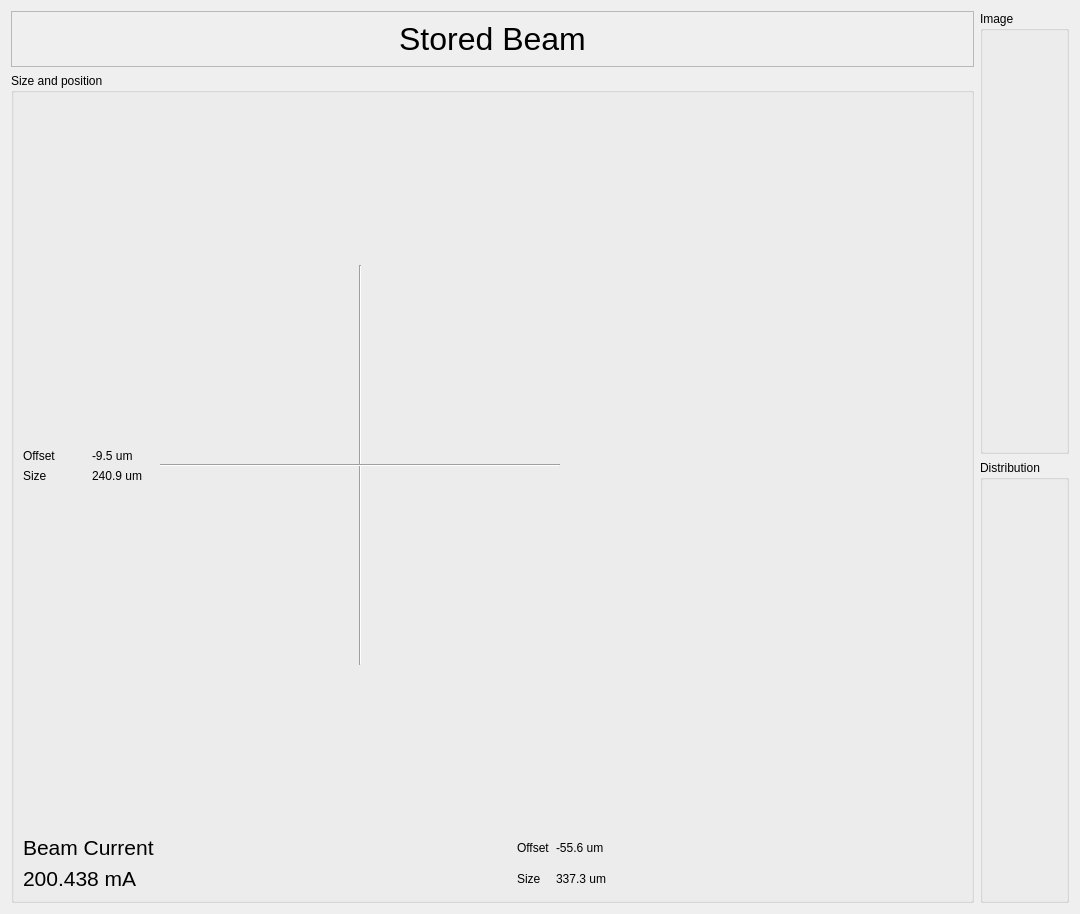
<?xml version='1.0' encoding='UTF-8'?>
<ui version="4.0">
 <class>Form</class>
 <widget class="QWidget" name="Form">
  <property name="geometry">
   <rect>
    <x>0</x>
    <y>0</y>
    <width>1080</width>
    <height>914</height>
   </rect>
  </property>
  <property name="windowTitle">
   <string>Stored Beam</string>
  </property>
  <layout class="QHBoxLayout" name="horizontalLayout">
   <item>
    <layout class="QVBoxLayout" name="verticalLayout">
     <item>
      <widget class="QFrame" name="frame_2">
       <property name="frameShape">
        <enum>QFrame::StyledPanel</enum>
       </property>
       <property name="frameShadow">
        <enum>QFrame::Raised</enum>
       </property>
       <layout class="QGridLayout" name="gridLayout_6">
        <item row="0" column="0">
         <widget class="QLabel" name="label_2">
          <property name="font">
           <font>
            <pointsize>24</pointsize>
           </font>
          </property>
          <property name="text">
           <string>Stored Beam</string>
          </property>
          <property name="alignment">
           <set>Qt::AlignCenter</set>
          </property>
         </widget>
        </item>
       </layout>
      </widget>
     </item>
     <item>
      <widget class="QGroupBox" name="groupBox_3">
       <property name="title">
        <string>Size and position</string>
       </property>
       <layout class="QGridLayout" name="gridLayout_5">
        <item row="0" column="0">
         <layout class="QGridLayout" name="gridLayout">
          <item row="1" column="0">
           <widget class="QLabel" name="label_11">
            <property name="text">
             <string>Offset</string>
            </property>
           </widget>
          </item>
          <item row="1" column="1">
           <widget class="QELabel" name="qelabel_6">
            <property name="text">
             <string>-9.5 um</string>
            </property>
            <property name="variable" stdset="0">
             <string>SR10BM02IMG01:Y_OFFSET_MONITOR</string>
            </property>
            <property name="allowDrop">
             <bool>true</bool>
            </property>
           </widget>
          </item>
          <item row="2" column="0">
           <widget class="QLabel" name="label_13">
            <property name="text">
             <string>Size</string>
            </property>
           </widget>
          </item>
          <item row="2" column="1">
           <widget class="QELabel" name="qelabel_7">
            <property name="text">
             <string>240.9 um</string>
            </property>
            <property name="variable" stdset="0">
             <string>SR10BM02IMG01:Y_SIZE_MONITOR</string>
            </property>
           </widget>
          </item>
          <item row="3" column="1">
           <spacer name="verticalSpacer">
            <property name="orientation">
             <enum>Qt::Vertical</enum>
            </property>
            <property name="sizeHint" stdset="0">
             <size>
              <width>20</width>
              <height>40</height>
             </size>
            </property>
           </spacer>
          </item>
          <item row="0" column="1">
           <spacer name="verticalSpacer_2">
            <property name="orientation">
             <enum>Qt::Vertical</enum>
            </property>
            <property name="sizeHint" stdset="0">
             <size>
              <width>20</width>
              <height>40</height>
             </size>
            </property>
           </spacer>
          </item>
         </layout>
        </item>
        <item row="1" column="0">
         <layout class="QVBoxLayout" name="verticalLayout_3">
          <item>
           <widget class="QLabel" name="label_5">
            <property name="font">
             <font>
              <pointsize>16</pointsize>
             </font>
            </property>
            <property name="text">
             <string>Beam Current</string>
            </property>
           </widget>
          </item>
          <item>
           <widget class="QELabel" name="qelabel_5">
            <property name="font">
             <font>
              <pointsize>16</pointsize>
             </font>
            </property>
            <property name="text">
             <string>200.438 mA</string>
            </property>
            <property name="variable" stdset="0">
             <string>SR11BCM01:CURRENT_MONITOR</string>
            </property>
           </widget>
          </item>
         </layout>
        </item>
        <item row="1" column="1">
         <layout class="QGridLayout" name="gridLayout_2">
          <item row="0" column="1">
           <widget class="QLabel" name="label_3">
            <property name="text">
             <string>Offset</string>
            </property>
           </widget>
          </item>
          <item row="0" column="2">
           <widget class="QELabel" name="qelabel_3">
            <property name="text">
             <string>-55.6 um</string>
            </property>
            <property name="variable" stdset="0">
             <string>SR10BM02IMG01:X_OFFSET_MONITOR</string>
            </property>
           </widget>
          </item>
          <item row="1" column="1">
           <widget class="QLabel" name="label">
            <property name="text">
             <string>Size</string>
            </property>
           </widget>
          </item>
          <item row="1" column="2">
           <widget class="QELabel" name="qelabel">
            <property name="text">
             <string>337.3 um</string>
            </property>
            <property name="variable" stdset="0">
             <string>SR10BM02IMG01:X_SIZE_MONITOR</string>
            </property>
           </widget>
          </item>
          <item row="0" column="3">
           <spacer name="horizontalSpacer">
            <property name="orientation">
             <enum>Qt::Horizontal</enum>
            </property>
            <property name="sizeHint" stdset="0">
             <size>
              <width>40</width>
              <height>20</height>
             </size>
            </property>
           </spacer>
          </item>
          <item row="0" column="0">
           <spacer name="horizontalSpacer_2">
            <property name="orientation">
             <enum>Qt::Horizontal</enum>
            </property>
            <property name="sizeHint" stdset="0">
             <size>
              <width>40</width>
              <height>20</height>
             </size>
            </property>
           </spacer>
          </item>
         </layout>
        </item>
        <item row="0" column="1">
         <widget class="QFrame" name="frame">
          <property name="sizePolicy">
           <sizepolicy hsizetype="Fixed" vsizetype="Fixed">
            <horstretch>0</horstretch>
            <verstretch>0</verstretch>
           </sizepolicy>
          </property>
          <property name="minimumSize">
           <size>
            <width>400</width>
            <height>400</height>
           </size>
          </property>
          <property name="maximumSize">
           <size>
            <width>400</width>
            <height>400</height>
           </size>
          </property>
          <property name="frameShape">
           <enum>QFrame::NoFrame</enum>
          </property>
          <property name="frameShadow">
           <enum>QFrame::Plain</enum>
          </property>
          <property name="lineWidth">
           <number>0</number>
          </property>
          <widget class="Line" name="line">
           <property name="geometry">
            <rect>
             <x>0</x>
             <y>190</y>
             <width>400</width>
             <height>20</height>
            </rect>
           </property>
           <property name="minimumSize">
            <size>
             <width>400</width>
             <height>20</height>
            </size>
           </property>
           <property name="maximumSize">
            <size>
             <width>400</width>
             <height>20</height>
            </size>
           </property>
           <property name="orientation">
            <enum>Qt::Horizontal</enum>
           </property>
          </widget>
          <widget class="Line" name="line_2">
           <property name="geometry">
            <rect>
             <x>190</x>
             <y>0</y>
             <width>20</width>
             <height>400</height>
            </rect>
           </property>
           <property name="minimumSize">
            <size>
             <width>20</width>
             <height>400</height>
            </size>
           </property>
           <property name="maximumSize">
            <size>
             <width>20</width>
             <height>400</height>
            </size>
           </property>
           <property name="orientation">
            <enum>Qt::Vertical</enum>
           </property>
          </widget>
          <widget class="QEShape" name="qcashapeplugin">
           <property name="geometry">
            <rect>
             <x>0</x>
             <y>0</y>
             <width>400</width>
             <height>400</height>
            </rect>
           </property>
           <property name="sizePolicy">
            <sizepolicy hsizetype="Fixed" vsizetype="Fixed">
             <horstretch>0</horstretch>
             <verstretch>0</verstretch>
            </sizepolicy>
           </property>
           <property name="minimumSize">
            <size>
             <width>400</width>
             <height>400</height>
            </size>
           </property>
           <property name="maximumSize">
            <size>
             <width>400</width>
             <height>400</height>
            </size>
           </property>
           <property name="variable1" stdset="0">
            <string>SR10BM02IMG01:X_SIZE_MONITOR</string>
           </property>
           <property name="variable2" stdset="0">
            <string>SR10BM02IMG01:Y_SIZE_MONITOR</string>
           </property>
           <property name="variable3" stdset="0">
            <string>SR10BM02IMG01:X_OFFSET_MONITOR</string>
           </property>
           <property name="variable4" stdset="0">
            <string>SR10BM02IMG01:Y_OFFSET_MONITOR</string>
           </property>
           <property name="variable5" stdset="0">
            <string>SR11BCM01:CURRENT_MONITOR</string>
           </property>
           <property name="allowDrop">
            <bool>true</bool>
           </property>
           <property name="scale1" stdset="0">
            <double>0.002000000000000</double>
           </property>
           <property name="scale2" stdset="0">
            <double>0.002000000000000</double>
           </property>
           <property name="scale3" stdset="0">
            <double>1.000000000000000</double>
           </property>
           <property name="scale4" stdset="0">
            <double>-1.000000000000000</double>
           </property>
           <property name="scale5" stdset="0">
            <double>1.000000000000000</double>
           </property>
           <property name="offset3" stdset="0">
            <double>0.000000000000000</double>
           </property>
           <property name="offset4" stdset="0">
            <double>0.000000000000000</double>
           </property>
           <property name="shape" stdset="0">
            <enum>QEShape::Ellipse</enum>
           </property>
           <property name="originTranslation">
            <point>
             <x>-200</x>
             <y>-200</y>
            </point>
           </property>
           <property name="point1" stdset="0">
            <point>
             <x>-200</x>
             <y>-200</y>
            </point>
           </property>
           <property name="point2" stdset="0">
            <point>
             <x>400</x>
             <y>400</y>
            </point>
           </property>
           <property name="color1" stdset="0">
            <color>
             <red>255</red>
             <green>114</green>
             <blue>135</blue>
            </color>
           </property>
          </widget>
          <zorder>qcashapeplugin</zorder>
          <zorder>line_2</zorder>
          <zorder>line</zorder>
         </widget>
        </item>
       </layout>
      </widget>
     </item>
    </layout>
   </item>
   <item>
    <layout class="QVBoxLayout" name="verticalLayout_2">
     <item>
      <widget class="QGroupBox" name="groupBox_2">
       <property name="title">
        <string>Image</string>
       </property>
       <layout class="QGridLayout" name="gridLayout_4"></layout>
      </widget>
     </item>
     <item>
      <widget class="QGroupBox" name="groupBox">
       <property name="title">
        <string>Distribution</string>
       </property>
       <layout class="QGridLayout" name="gridLayout_3">
        <item row="0" column="0">
         <widget class="QEPlot" name="qeplot">
          <property name="minimumSize">
           <size>
            <width>0</width>
            <height>150</height>
           </size>
          </property>
          <property name="maximumSize">
           <size>
            <width>16777215</width>
            <height>150</height>
           </size>
          </property>
          <property name="variable1" stdset="0">
           <string>SR10BM02IMG01:XDIST_MONITOR</string>
          </property>
          <property name="variable2" stdset="0">
           <string>SR10BM02IMG01:YDIST_MONITOR</string>
          </property>
          <property name="traceColor1">
           <color>
            <red>0</red>
            <green>128</green>
            <blue>0</blue>
           </color>
          </property>
          <property name="traceLegend1">
           <string>X</string>
          </property>
          <property name="traceLegend2">
           <string>Y</string>
          </property>
         </widget>
        </item>
        <item row="1" column="0">
         <widget class="QEImage" name="qeimage">
          <property name="imageVariable" stdset="0">
           <string>SR10BM02IMG01:DATA_MONITOR</string>
          </property>
          <property name="widthVariable" stdset="0">
           <string>SR10BM02IMG01:WIDTH_MONITOR</string>
          </property>
          <property name="heightVariable" stdset="0">
           <string>SR10BM02IMG01:HEIGHT_MONITOR</string>
          </property>
          <property name="formatOption" stdset="0">
           <enum>QE::Mono</enum>
          </property>
          <property name="enableProfileSelection">
           <bool>true</bool>
          </property>
          <property name="resizeOption" stdset="0">
           <enum>QEImage::Zoom</enum>
          </property>
          <property name="zoom">
           <number>400</number>
          </property>
          <property name="enableImageDisplayProperties">
           <bool>true</bool>
          </property>
         </widget>
        </item>
       </layout>
      </widget>
     </item>
    </layout>
   </item>
  </layout>
 </widget>
 <customwidgets>
  <customwidget>
   <class>QwtPlot</class>
   <extends>QFrame</extends>
   <header>qwt_plot.h</header>
  </customwidget>
  <customwidget>
   <class>QEImage</class>
   <extends>QFrame</extends>
   <header>QEImage.h</header>
  </customwidget>
  <customwidget>
   <class>QELabel</class>
   <extends>QLabel</extends>
   <header>QELabel.h</header>
  </customwidget>
  <customwidget>
   <class>QEPlot</class>
   <extends>QwtPlot</extends>
   <header>QEPlot.h</header>
  </customwidget>
  <customwidget>
   <class>QEShape</class>
   <extends>QWidget</extends>
   <header>QEShape.h</header>
  </customwidget>
 </customwidgets>
 <resources></resources>
 <connections></connections>
</ui>
